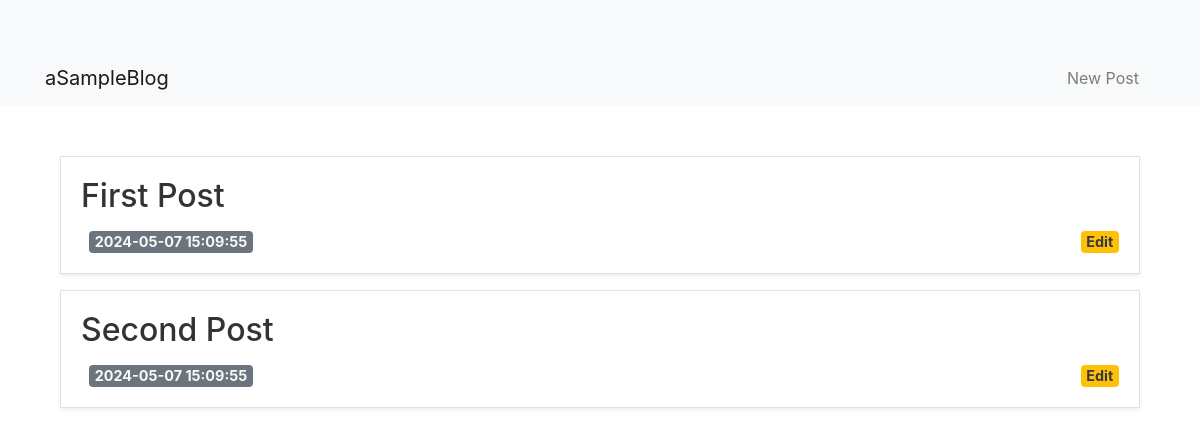
The app's page /, older data.
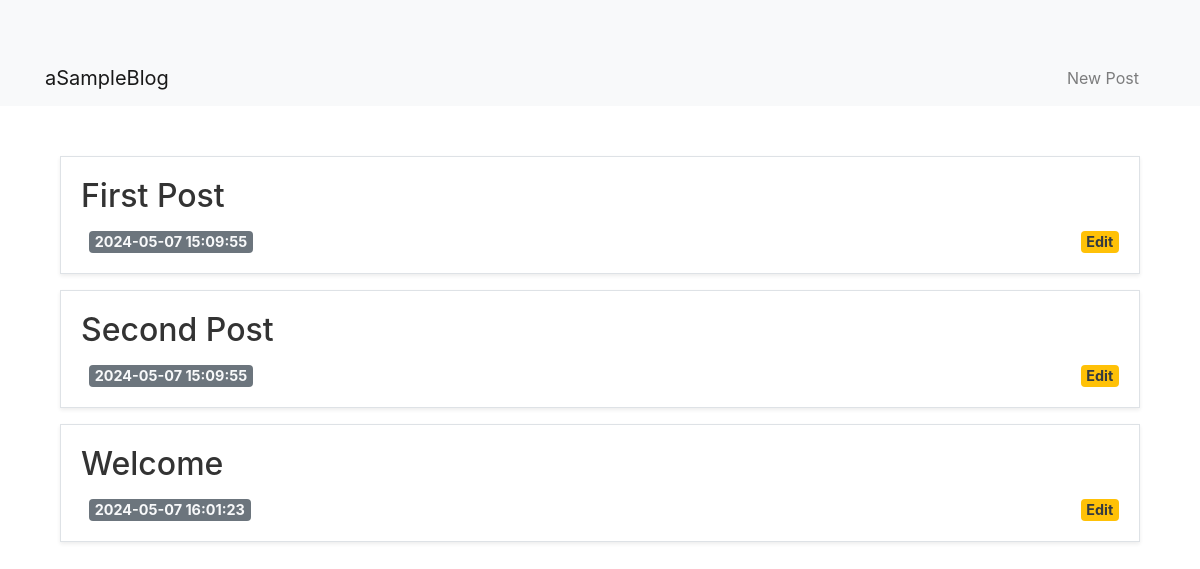
The same page, newer data.
### tables this page shows
CREATE TABLE posts (
    id INTEGER PRIMARY KEY AUTOINCREMENT,
    created TIMESTAMP NOT NULL DEFAULT CURRENT_TIMESTAMP,
    title TEXT NOT NULL,
    content TEXT NOT NULL
);

### app.py (the view)
@app.route("/")
def index():
    connector = db_connection()
    posts = connector.execute('SELECT * FROM posts').fetchall()
    connector.close()
    return render_template("index.html", posts=posts)

### app.py (called while the page is built)
def db_connection():
    connector = sqlite3.connect('database.db')
    connector.row_factory = sqlite3.Row
    return connector

### templates/index.html
{% extends 'layout.html' %}
{% block content %}
<div class="container">
    {% for post in posts %}
        <div class="card mb-3 shadow-sm">
            <div class="card-body">
                <a href="{{ url_for('post', post_id=post['id']) }}" class="card-title-link">
                    <h4 class="card-title">{{ post['title'] }}</h4>
                </a>
                <div class="d-flex justify-content-between align-items-center">
                    <span class="badge bg-secondary text-light">{{ post['created'] }}</span>
                    <a href="{{ url_for('edit', id=post['id']) }}" class="badge bg-warning text-dark">Edit</a>
                </div>
            </div>
        </div>
    {% endfor %}
</div>
{% endblock %}

Row changes from the older to the newer data that the page shows:
added posts: title "Welcome", created "2024-05-07 16:01:23"
